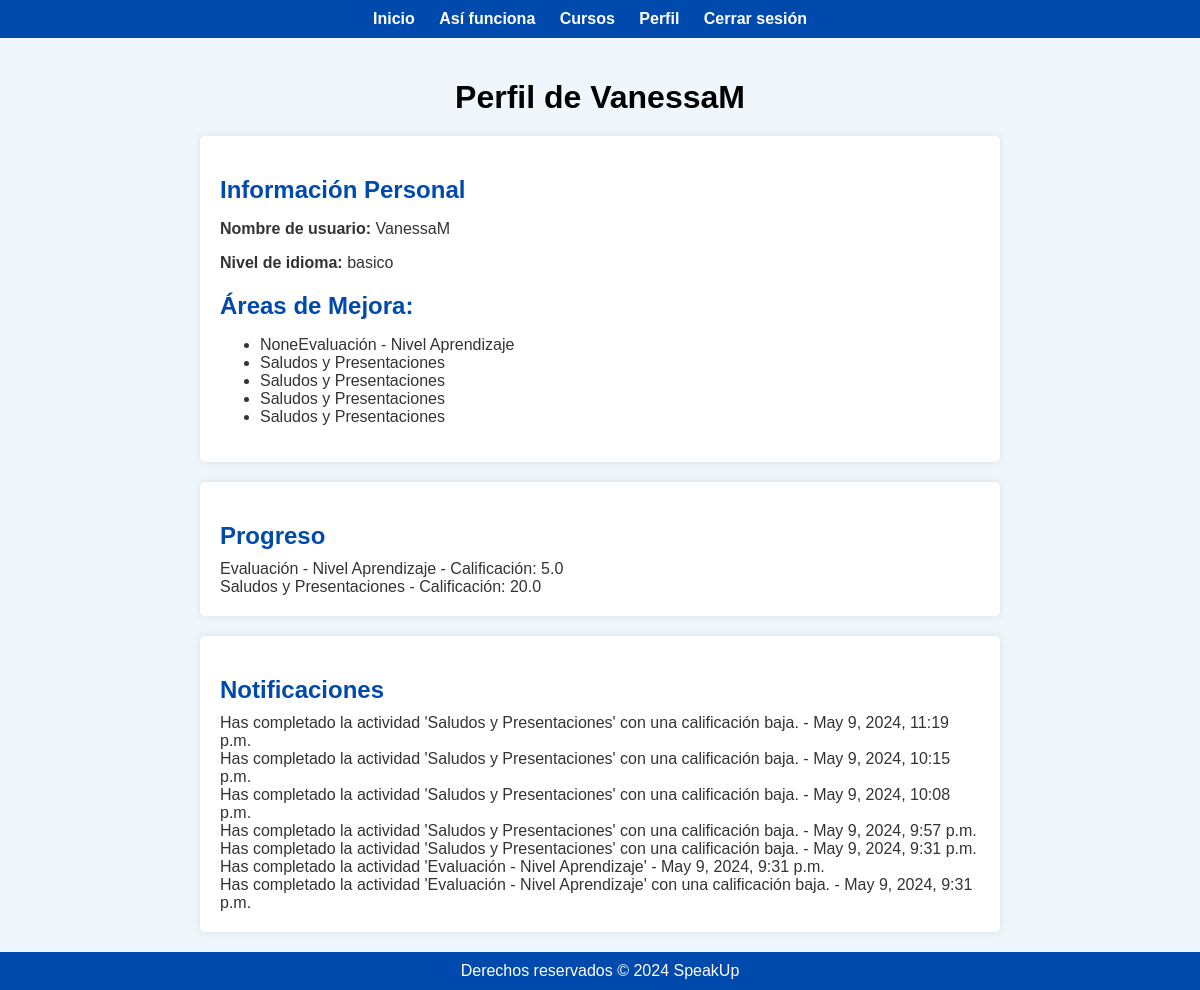
/profile/ (signed in), run on an earlier commit of the app's database.
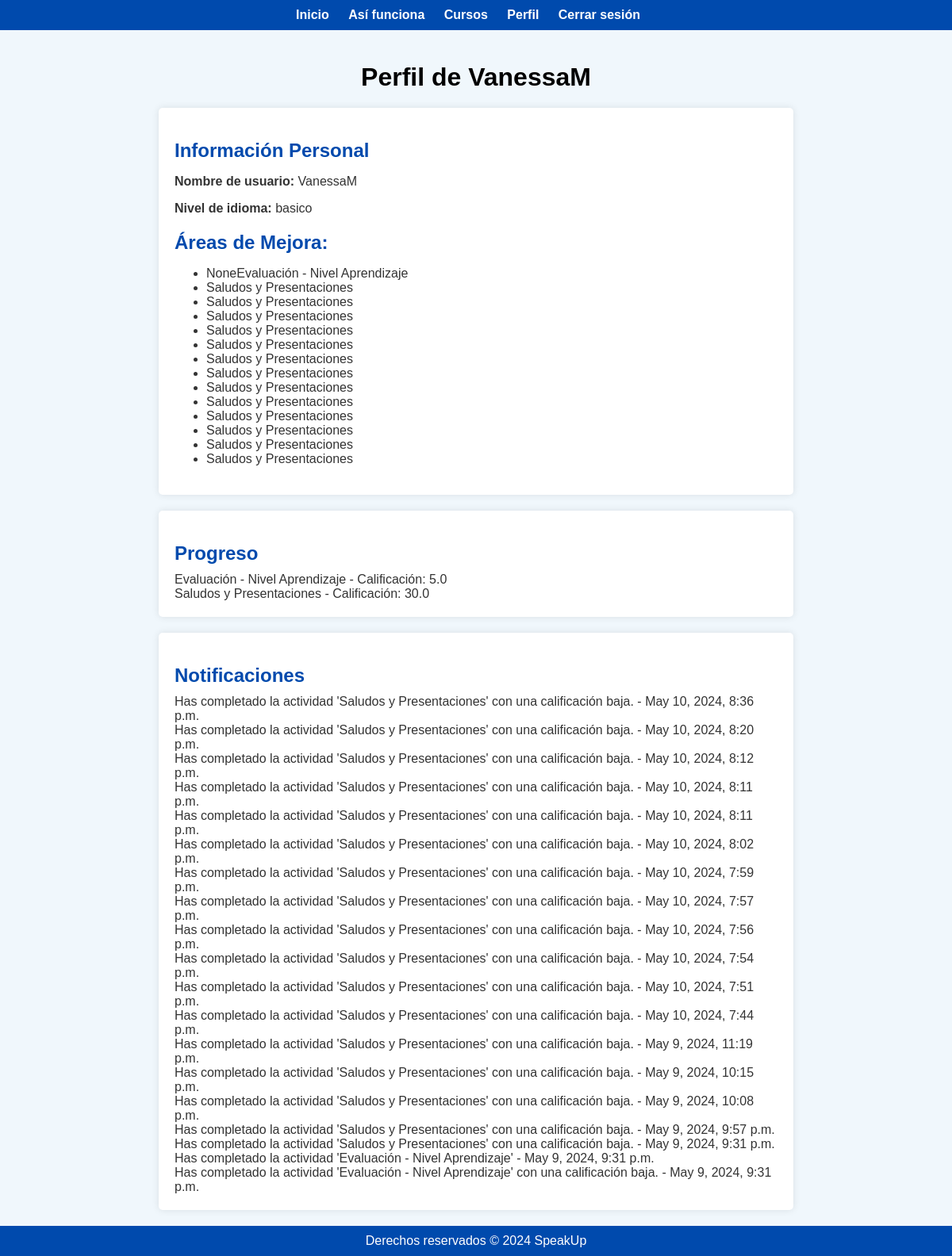
And on a later commit of the database.
### tutoria/models.py (models this page shows, shortened)
class Student(models.Model):
    NIVEL_IDIOMA_CHOICES = [
        ('basico', 'Básico'),
        ('intermedio', 'Intermedio'),
        ('avanzado', 'Avanzado'),
    ]
    user = models.OneToOneField(User, on_delete=models.CASCADE, default=1)
    name = models.CharField(max_length=100)
    areas_mejora = models.TextField(null=True, blank=True, default=None)  # Agregar campo de áreas de mejora
    nivel_idioma = models.CharField(max_length=20, choices=NIVEL_IDIOMA_CHOICES, null=True, blank=True, default=None)

class Activity(models.Model):
    EVALUACION = 'evaluacion'
    BASIC = 'basico'
    INTERMEDIATE = 'intermedio'
    ADVANCED = 'avanzado'
    LEVEL_CHOICES = [
        (BASIC, 'Básico'),
        (INTERMEDIATE, 'Intermedio'),
        (ADVANCED, 'Avanzado'),
        (EVALUACION, 'Evaluación'),
    ]
    course = models.ForeignKey(Course, on_delete=models.CASCADE)
    name = models.CharField(max_length=200)
    description = models.TextField()
    nivel = models.CharField(max_length=20, choices=LEVEL_CHOICES, null=True, default=None)
    score = models.FloatField(null=True, blank=True)

class Progress(models.Model):
    student = models.ForeignKey(Student, on_delete=models.CASCADE)
    activity = models.ForeignKey(Activity, on_delete=models.CASCADE)
    completed = models.BooleanField(default=False)
    score = models.FloatField(null=True, blank=True)

class Notification(models.Model):
    student = models.ForeignKey('Student', on_delete=models.CASCADE)
    message = models.CharField(max_length=255)
    timestamp = models.DateTimeField(auto_now_add=True)

### tutoria/views.py (the view)
# urls.py: path('profile/', views.profile, name='profile'),  # Ruta para la página "Profile"
def profile(request):
    user = request.user
    try:
        student = Student.objects.get(user=user)
        progress = Progress.objects.filter(student=student, completed=True)
        notifications = Notification.objects.filter(student=student).order_by('-timestamp')
        completed_activities = []
        for progress_item in progress:
            activity = progress_item.activity
            score = progress_item.score
            completed_activities.append({'activity': activity, 'score': score})
        student_activities = student.areas_mejora.split(", ")[:-1]
        return render(request, 'profile.html', {'student': student, 'completed_activities': completed_activities, 'notifications': notifications, 'student_activities': student_activities})
    except Student.DoesNotExist:
        messages.error(request, 'No se encontró información de estudiante asociada a este usuario.')
        return redirect('home')

### tutoria/templates/profile.html (shortened to what this page needs)
<!DOCTYPE html>
<html lang="es">
<head>
</head>
<body>
    <div class="menu">
        <ul>
            <li><a href="{% url 'home' %}">Inicio</a></li>
            <li><a href="{% url 'about' %}">Así funciona</a></li>
            <li><a href="{% url 'courses' %}">Cursos</a></li>
            <li><a href="{% url 'profile' %}">Perfil</a></li>
            <li><a href="{% url 'logout' %}">Cerrar sesión</a></li>
        </ul>
    </div>
    <div class="content">
        <h1>Perfil de {{ student.name }}</h1>
        <div class="profile-info">
            <h2>Información Personal</h2>
            <p><strong>Nombre de usuario:</strong> {{ student.user.username }}</p>
            <p><strong>Nivel de idioma:</strong> {{ student.nivel_idioma }}</p>
            {% if student_activities %}
            <h2>Áreas de Mejora:</h2>
            <ul>
                {% for activity in student_activities %}
                <li>{{ activity }}</li>
                {% endfor %}
            </ul>
            {% endif %}
        </div>
        <div class="progress">
            <h2>Progreso</h2>
            <ul>
                {% for item in completed_activities %}
                <li>{{ item.activity.name }} - Calificación: {{ item.score }}</li>
                {% endfor %}
            </ul>
        </div>
        <div class="notifications">
            <h2>Notificaciones</h2>
            {% if notifications %}
            <ul>
                {% for notification in notifications %}
                <li>{{ notification.message }} - {{ notification.timestamp }}</li>
                {% endfor %}
            </ul>
            {% else %}
            <p>No hay notificaciones.</p>
            {% endif %}
        </div>
    </div>
    <footer>
        <p>Derechos reservados &copy; 2024 SpeakUp</p>
    </footer>
</body>
</html>

### tutoria/templates/profile.html (style rules this page uses)
body { font-family: Arial, sans-serif; margin: 0; padding: 0; background-color: #f0f7fc; color: #333; }
.menu { background-color: #004AAD; color: #fff; padding: 10px 0; text-align: center; }
.menu ul { list-style-type: none; margin: 0; padding: 0; }
.menu ul li { display: inline; margin-right: 20px; }
.menu ul li a { color: #fff; text-decoration: none; font-weight: bold; }
.content { padding: 20px; max-width: 800px; margin: 0 auto; }
h1 { color: #000000; margin-bottom: 20px; text-align: center; }
.profile-info { background-color: #fff; padding: 20px; border-radius: 5px; box-shadow: 0 0 10px rgba(0, 0, 0, 0.1); margin-bottom: 20px; }
.profile-info h2 { color: #004AAD; margin-bottom: 10px; }
.profile-info p { color: #333; margin-bottom: 10px; }
.progress { background-color: #fff; padding: 20px; border-radius: 5px; box-shadow: 0 0 10px rgba(0, 0, 0, 0.1); margin-bottom: 20px; }
.progress h2 { color: #004AAD; margin-bottom: 10px; }
.progress ul { padding: 0; margin: 0; list-style: none; }
.notifications { background-color: #fff; padding: 20px; border-radius: 5px; box-shadow: 0 0 10px rgba(0, 0, 0, 0.1); }
.notifications h2 { color: #004AAD; margin-bottom: 10px; }
.notifications ul { padding: 0; margin: 0; list-style: none; }
footer { background-color: #004AAD; color: #fff; text-align: center; padding: 10px 0; }
footer p { margin: 0; }

What changed in the data, as far as the page shows it:
changed Activity "Saludos y Presentaciones": score "20.0" → "30.0"
added Notification: message "Has completado la actividad 'Saludos y Presentaciones' con una calificación baja.", timestamp "May 10, 2024, 8:36 p.m."
added Notification: message "Has completado la actividad 'Saludos y Presentaciones' con una calificación baja.", timestamp "May 10, 2024, 8:20 p.m."
added Notification: message "Has completado la actividad 'Saludos y Presentaciones' con una calificación baja.", timestamp "May 10, 2024, 8:12 p.m."
added Notification: message "Has completado la actividad 'Saludos y Presentaciones' con una calificación baja.", timestamp "May 10, 2024, 8:11 p.m."
added Notification: message "Has completado la actividad 'Saludos y Presentaciones' con una calificación baja.", timestamp "May 10, 2024, 8:11 p.m."
added Notification: message "Has completado la actividad 'Saludos y Presentaciones' con una calificación baja.", timestamp "May 10, 2024, 8:02 p.m."
added Notification: message "Has completado la actividad 'Saludos y Presentaciones' con una calificación baja.", timestamp "May 10, 2024, 7:59 p.m."
added Notification: message "Has completado la actividad 'Saludos y Presentaciones' con una calificación baja.", timestamp "May 10, 2024, 7:57 p.m."
added Notification: message "Has completado la actividad 'Saludos y Presentaciones' con una calificación baja.", timestamp "May 10, 2024, 7:56 p.m."
added Notification: message "Has completado la actividad 'Saludos y Presentaciones' con una calificación baja.", timestamp "May 10, 2024, 7:54 p.m."
added Notification: message "Has completado la actividad 'Saludos y Presentaciones' con una calificación baja.", timestamp "May 10, 2024, 7:51 p.m."
added Notification: message "Has completado la actividad 'Saludos y Presentaciones' con una calificación baja.", timestamp "May 10, 2024, 7:44 p.m."
Also different on the page:
new list line: "Saludos y Presentaciones"
